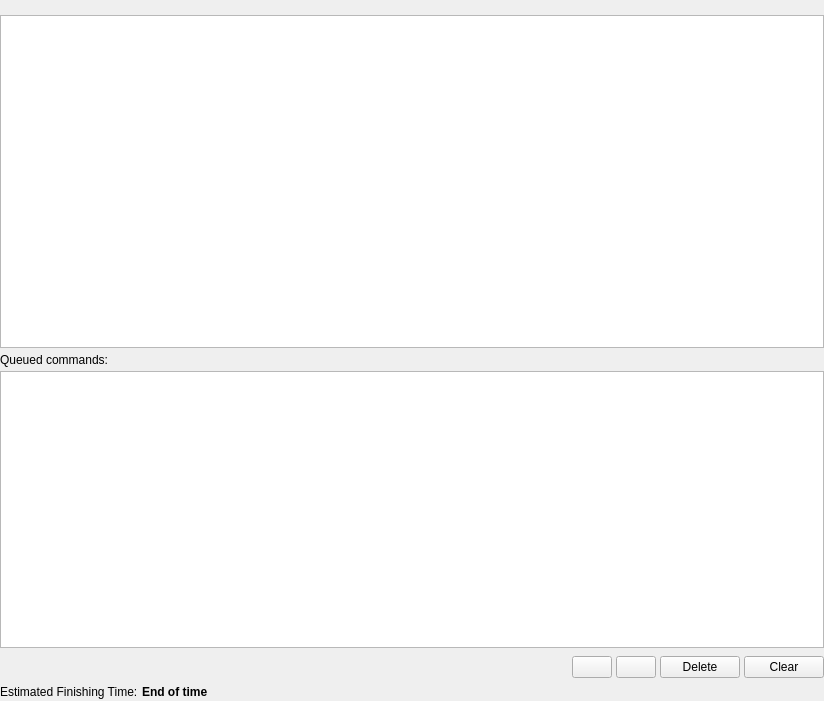
<?xml version="1.0" encoding="UTF-8"?>
<ui version="4.0">
 <class>Form</class>
 <widget class="QWidget" name="Form">
  <property name="geometry">
   <rect>
    <x>0</x>
    <y>0</y>
    <width>824</width>
    <height>701</height>
   </rect>
  </property>
  <property name="windowTitle">
   <string>Form</string>
  </property>
  <layout class="QGridLayout" name="gridLayout">
   <property name="leftMargin">
    <number>0</number>
   </property>
   <property name="topMargin">
    <number>0</number>
   </property>
   <property name="rightMargin">
    <number>0</number>
   </property>
   <property name="bottomMargin">
    <number>0</number>
   </property>
   <item row="0" column="0">
    <layout class="QVBoxLayout" name="tracelayout">
     <property name="spacing">
      <number>1</number>
     </property>
     <property name="leftMargin">
      <number>0</number>
     </property>
     <property name="topMargin">
      <number>0</number>
     </property>
     <property name="rightMargin">
      <number>0</number>
     </property>
     <property name="bottomMargin">
      <number>0</number>
     </property>
     <item>
      <widget class="QLabel" name="statusLabel">
       <property name="text">
        <string>&lt;status&gt;</string>
       </property>
      </widget>
     </item>
     <item>
      <widget class="QListWidget" name="traceView">
       <property name="focusPolicy">
        <enum>Qt::TabFocus</enum>
       </property>
       <property name="frameShadow">
        <enum>QFrame::Plain</enum>
       </property>
      </widget>
     </item>
     <item>
      <widget class="QFrame" name="queueFrame">
       <layout class="QGridLayout" name="gridLayout_2">
        <property name="leftMargin">
         <number>0</number>
        </property>
        <property name="topMargin">
         <number>4</number>
        </property>
        <property name="rightMargin">
         <number>0</number>
        </property>
        <property name="bottomMargin">
         <number>0</number>
        </property>
        <property name="horizontalSpacing">
         <number>5</number>
        </property>
        <property name="verticalSpacing">
         <number>4</number>
        </property>
        <item row="1" column="0" colspan="5">
         <widget class="QListWidget" name="queueView">
          <property name="focusPolicy">
           <enum>Qt::TabFocus</enum>
          </property>
         </widget>
        </item>
        <item row="0" column="0" colspan="4">
         <widget class="QLabel" name="label_3">
          <property name="text">
           <string>Queued commands:</string>
          </property>
         </widget>
        </item>
        <item row="2" column="0" colspan="5">
         <widget class="QWidget" name="widget" native="true">
          <layout class="QHBoxLayout" name="horizontalLayout_2">
           <property name="spacing">
            <number>4</number>
           </property>
           <property name="leftMargin">
            <number>0</number>
           </property>
           <property name="topMargin">
            <number>2</number>
           </property>
           <property name="rightMargin">
            <number>0</number>
           </property>
           <property name="bottomMargin">
            <number>2</number>
           </property>
           <item>
            <spacer name="horizontalSpacer_2">
             <property name="orientation">
              <enum>Qt::Horizontal</enum>
             </property>
             <property name="sizeType">
              <enum>QSizePolicy::MinimumExpanding</enum>
             </property>
             <property name="sizeHint" stdset="0">
              <size>
               <width>118</width>
               <height>26</height>
              </size>
             </property>
            </spacer>
           </item>
           <item>
            <widget class="QPushButton" name="upButton">
             <property name="sizePolicy">
              <sizepolicy hsizetype="Minimum" vsizetype="Fixed">
               <horstretch>0</horstretch>
               <verstretch>0</verstretch>
              </sizepolicy>
             </property>
             <property name="text">
              <string/>
             </property>
             <property name="icon">
              <iconset resource="../../../../resources/nicos-gui.qrc">
               <normaloff>:/up</normaloff>:/up</iconset>
             </property>
             <property name="iconSize">
              <size>
               <width>18</width>
               <height>18</height>
              </size>
             </property>
            </widget>
           </item>
           <item>
            <widget class="QPushButton" name="downButton">
             <property name="icon">
              <iconset resource="../../../../resources/nicos-gui.qrc">
               <normaloff>:/down</normaloff>:/down</iconset>
             </property>
             <property name="iconSize">
              <size>
               <width>18</width>
               <height>18</height>
              </size>
             </property>
            </widget>
           </item>
           <item>
            <widget class="QPushButton" name="deleteQueueItem">
             <property name="text">
              <string>Delete</string>
             </property>
            </widget>
           </item>
           <item>
            <widget class="QPushButton" name="clearQueue">
             <property name="text">
              <string>Clear</string>
             </property>
            </widget>
           </item>
          </layout>
         </widget>
        </item>
       </layout>
      </widget>
     </item>
     <item>
      <widget class="QWidget" name="etaWidget" native="true">
       <layout class="QHBoxLayout" name="horizontalLayout">
        <property name="spacing">
         <number>4</number>
        </property>
        <property name="leftMargin">
         <number>0</number>
        </property>
        <property name="topMargin">
         <number>2</number>
        </property>
        <property name="rightMargin">
         <number>0</number>
        </property>
        <property name="bottomMargin">
         <number>2</number>
        </property>
        <item>
         <widget class="QLabel" name="label">
          <property name="text">
           <string>Estimated Finishing Time:</string>
          </property>
         </widget>
        </item>
        <item>
         <widget class="QLabel" name="etaLabel">
          <property name="font">
           <font>
            <bold>true</bold>
           </font>
          </property>
          <property name="text">
           <string>End of time</string>
          </property>
         </widget>
        </item>
        <item>
         <spacer name="horizontalSpacer">
          <property name="orientation">
           <enum>Qt::Horizontal</enum>
          </property>
          <property name="sizeType">
           <enum>QSizePolicy::Expanding</enum>
          </property>
          <property name="sizeHint" stdset="0">
           <size>
            <width>0</width>
            <height>0</height>
           </size>
          </property>
         </spacer>
        </item>
       </layout>
      </widget>
     </item>
    </layout>
   </item>
  </layout>
  <action name="actionBreak">
   <property name="icon">
    <iconset resource="../../../../resources/nicos-gui.qrc">
     <normaloff>:/break</normaloff>:/break</iconset>
   </property>
   <property name="text">
    <string>&amp;Pause after current scan point</string>
   </property>
   <property name="toolTip">
    <string>Pause the script after current scan point or command</string>
   </property>
  </action>
  <action name="actionContinue">
   <property name="icon">
    <iconset resource="../../../../resources/nicos-gui.qrc">
     <normaloff>:/continue</normaloff>:/continue</iconset>
   </property>
   <property name="text">
    <string>&amp;Continue</string>
   </property>
   <property name="toolTip">
    <string>Continue script</string>
   </property>
  </action>
  <action name="actionStop">
   <property name="icon">
    <iconset resource="../../../../resources/nicos-gui.qrc">
     <normaloff>:/stop</normaloff>:/stop</iconset>
   </property>
   <property name="text">
    <string>Stop after current scan &amp;point</string>
   </property>
   <property name="toolTip">
    <string>Stop script after current scan point or command</string>
   </property>
  </action>
  <action name="actionEmergencyStop">
   <property name="icon">
    <iconset resource="../../../../resources/nicos-gui.qrc">
     <normaloff>:/emergency</normaloff>:/emergency</iconset>
   </property>
   <property name="text">
    <string>&amp;Immediate Stop</string>
   </property>
   <property name="toolTip">
    <string>stops script and most devices</string>
   </property>
  </action>
  <action name="actionFinish">
   <property name="icon">
    <iconset resource="../../../../resources/nicos-gui.qrc">
     <normaloff>:/finish</normaloff>:/finish</iconset>
   </property>
   <property name="text">
    <string>Stop after this &amp;command</string>
   </property>
   <property name="toolTip">
    <string>Finishes the current command and stops the script</string>
   </property>
  </action>
  <action name="actionBreakCount">
   <property name="icon">
    <iconset resource="../../../../resources/nicos-gui.qrc">
     <normaloff>:/pausecount</normaloff>:/pausecount</iconset>
   </property>
   <property name="text">
    <string>Pause while counting</string>
   </property>
   <property name="toolTip">
    <string>Pause during count, or after current scan point in script</string>
   </property>
  </action>
  <action name="actionFinishEarly">
   <property name="icon">
    <iconset resource="../../../../resources/nicos-gui.qrc">
     <normaloff>:/finishearly</normaloff>:/finishearly</iconset>
   </property>
   <property name="text">
    <string>&amp;Finish current measurement early and continue</string>
   </property>
   <property name="toolTip">
    <string>Finish current measurement early, continue</string>
   </property>
  </action>
  <action name="actionFinishEarlyAndStop">
   <property name="icon">
    <iconset resource="../../../../resources/nicos-gui.qrc">
     <normaloff>:/stop-red</normaloff>:/stop-red</iconset>
   </property>
   <property name="text">
    <string>&amp;Stop right now (finish current measurement early)</string>
   </property>
   <property name="toolTip">
    <string>Finish current measurement early and stop</string>
   </property>
  </action>
 </widget>
 <resources>
  <include location="../../../../resources/nicos-gui.qrc"/>
 </resources>
 <connections/>
</ui>
